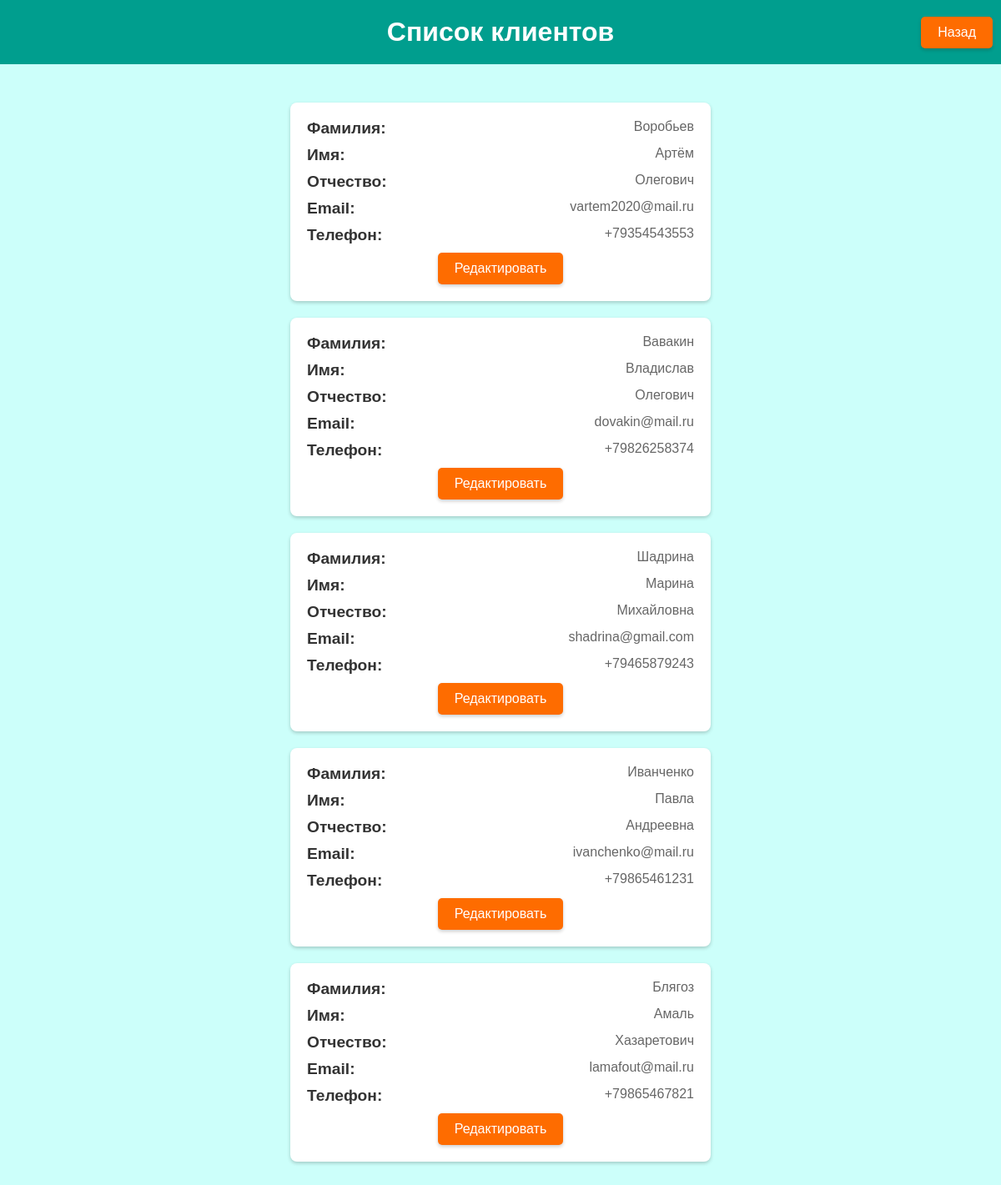
/clients/, run on the app's committed database.
### main/models.py (models this page shows, shortened)
class Client(models.Model):
    client_id = models.AutoField(primary_key=True, null=False, verbose_name="ID клиента")
    surname = models.CharField(max_length=40, null=False, verbose_name="Фамилия")
    first_name = models.CharField(max_length=40, null=False, verbose_name="Имя")
    last_name = models.CharField(max_length=40, null=False,verbose_name="Отчество")
    email = models.EmailField(max_length=30, null=False, verbose_name="Адрес электронной почты")
    phone_number = models.CharField(max_length=15, null=False, verbose_name="Номер телефона")

### main/views.py (the view)
# urls.py: path('clients/', view.clients_list, name='clients_list'),
def clients_list(request):
    clients = Client.objects.all()
    return render(request, 'clients_list.html', {'clients': clients})

### tourdb/templates/clients_list.html (shortened to what this page needs)
<!DOCTYPE html>
<html lang="en">
<head>
</head>
<body>
    <h1>Список клиентов</h1>
    <a href="../" class="back-button">Назад</a>
    <ul>
        {% for client in clients %}
            <li style="display:flex; flex-direction:column">
                <div class="client-info">
                    <div>
                        <strong>Фамилия:</strong>
                        <p>{{ client.surname }}</p>
                    </div>
                    <div>
                        <strong>Имя:</strong>
                        <p>{{ client.first_name }}</p>
                    </div>
                    <div>
                        <strong>Отчество:</strong>
                        <p>{{ client.last_name }}</p>
                    </div>
                    <div>
                        <strong>Email:</strong>
                        <p>{{ client.email }}</p>
                    </div>
                    <div>
                        <strong>Телефон:</strong>
                        <p>{{ client.phone_number }}</p>
                    </div>
                </div>
                <a href="{% url 'edit_client' client.client_id %}" class="edit-button">Редактировать</a>
            </li>
        {% endfor %}
    </ul>
</body>
</html>

### tourdb/templates/clients_list.html (style rules this page uses)
body { font-family: Arial, sans-serif; background-color: rgb(204, 255, 250); margin: 0; padding: 0; }
h1 { text-align: center; background-color: #009e8e; color: white; padding: 20px 0; margin: 0; position: relative; }
.back-button { position: absolute; top: 20px; right: 10px; background-color: #fe6c00; color: white; border: none; padding: 10px 20px; border-radius: 5px; cursor: pointer; text-decoration: none; font-size: 16px; box-shadow: 0 2px 4px rgba(0, 0, 0, 0.2); }
ul { display: flex; flex-direction: column; align-items: center; list-style-type: none; padding: 20px; }
li { width: 40%; background-color: white; margin: 10px 0; padding: 20px; border-radius: 8px; box-shadow: 0 2px 4px rgba(0, 0, 0, 0.2); display: flex; justify-content: space-between; align-items: center; }
.client-info { display: flex; flex-direction: column; width: 100%; }
.client-info div { display: flex; justify-content: space-between; margin-bottom: 10px; }
.client-info p { margin: 0; color: #666; }
.client-info strong { font-size: 1.2em; color: #333; }
.edit-button { background-color: #fe6c00; color: white; border: none; padding: 10px 20px; border-radius: 5px; cursor: pointer; text-decoration: none; font-size: 16px; box-shadow: 0 2px 4px rgba(0, 0, 0, 0.2); }

### data on the page
Client: surname "Воробьев", first_name "Артём", last_name "Олегович", email "vartem2020@mail.ru", phone_number "+79354543553"
Client: surname "Вавакин", first_name "Владислав", last_name "Олегович", email "dovakin@mail.ru", phone_number "+79826258374"
Client: surname "Шадрина", first_name "Марина", last_name "Михайловна", email "shadrina@gmail.com", phone_number "+79465879243"
Client: surname "Иванченко", first_name "Павла", last_name "Андреевна", email "ivanchenko@mail.ru", phone_number "+79865461231"
Client: surname "Блягоз", first_name "Амаль", last_name "Хазаретович", email "lamafout@mail.ru", phone_number "+79865467821"
